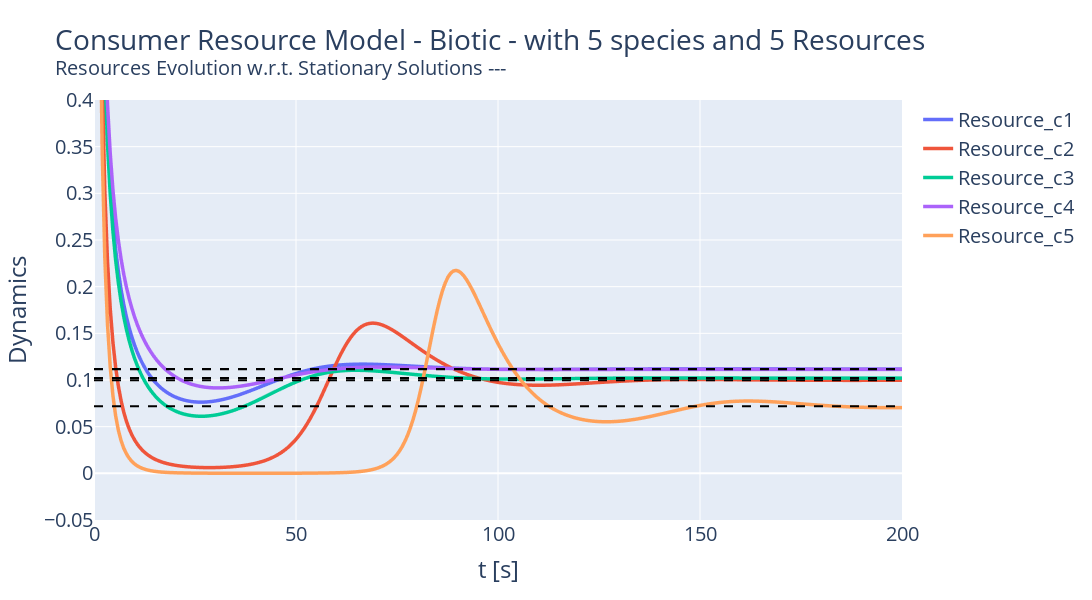

The notebook cell this image was saved under:
### Code cell
fig = px.line(df , x='t[s]', title="Consumer Resource Model - Biotic - with 5 species and 5 Resources <br><sup>Resources Evolution w.r.t. Stationary Solutions ---</sup>",
              y=['t[s]', 'Resource_c1', 'Resource_c2', 'Resource_c3', 'Resource_c4','Resource_c5',],
              labels={'value':'Dynamics', 'variable':'', 't[s]':'t [s]'},
              height=600, width=1200)

for i in range (1,6):
      fig.update_traces(selector = {'name': f'Resource_c{i}'}, line = {'width':3.5})
      fig.add_hline(df_res['Stationary_Solutions'][i-1], line_width=2, line_dash="dash", line_color="black")

fig.update_layout(font=dict(size=20), yaxis_range = [-0.05, 0.4])
fig.show()

### Figure 1 — Plotly figure (JSON) as saved in the notebook; plotly's stock layout.template omitted (floating-point values rounded to 4 significant figures; data arrays with more than 128 entries replaced by an {"elided": "..."} marker saying what was removed)
{"data": [{"hovertemplate": "=Resource_c1<br>t [s]=%{x}<br>Dynamics=%{y}<extra></extra>", "legendgroup": "Resource_c1", "line": {"color": "#636efa", "dash": "solid", "width": 3.5}, "marker": {"symbol": "circle"}, "mode": "lines", "name": "Resource_c1", "showlegend": true, "type": "scattergl", "x": {"elided": "300 float values"}, "xaxis": "x", "y": {"elided": "300 float values"}, "yaxis": "y"}, {"hovertemplate": "=Resource_c2<br>t [s]=%{x}<br>Dynamics=%{y}<extra></extra>", "legendgroup": "Resource_c2", "line": {"color": "#EF553B", "dash": "solid", "width": 3.5}, "marker": {"symbol": "circle"}, "mode": "lines", "name": "Resource_c2", "showlegend": true, "type": "scattergl", "x": {"elided": "300 float values"}, "xaxis": "x", "y": {"elided": "300 float values"}, "yaxis": "y"}, {"hovertemplate": "=Resource_c3<br>t [s]=%{x}<br>Dynamics=%{y}<extra></extra>", "legendgroup": "Resource_c3", "line": {"color": "#00cc96", "dash": "solid", "width": 3.5}, "marker": {"symbol": "circle"}, "mode": "lines", "name": "Resource_c3", "showlegend": true, "type": "scattergl", "x": {"elided": "300 float values"}, "xaxis": "x", "y": {"elided": "300 float values"}, "yaxis": "y"}, {"hovertemplate": "=Resource_c4<br>t [s]=%{x}<br>Dynamics=%{y}<extra></extra>", "legendgroup": "Resource_c4", "line": {"color": "#ab63fa", "dash": "solid", "width": 3.5}, "marker": {"symbol": "circle"}, "mode": "lines", "name": "Resource_c4", "showlegend": true, "type": "scattergl", "x": {"elided": "300 float values"}, "xaxis": "x", "y": {"elided": "300 float values"}, "yaxis": "y"}, {"hovertemplate": "=Resource_c5<br>t [s]=%{x}<br>Dynamics=%{y}<extra></extra>", "legendgroup": "Resource_c5", "line": {"color": "#FFA15A", "dash": "solid", "width": 3.5}, "marker": {"symbol": "circle"}, "mode": "lines", "name": "Resource_c5", "showlegend": true, "type": "scattergl", "x": {"elided": "300 float values"}, "xaxis": "x", "y": {"elided": "300 float values"}, "yaxis": "y"}], "layout": {"font": {"size": 20}, "height": 600, "legend": {"title": {"text": ""}, "tracegroupgap": 0}, "shapes": [{"line": {"color": "black", "dash": "dash", "width": 2}, "type": "line", "x0": 0, "x1": 1, "xref": "x domain", "y0": 0.1119, "y1": 0.1119, "yref": "y"}, {"line": {"color": "black", "dash": "dash", "width": 2}, "type": "line", "x0": 0, "x1": 1, "xref": "x domain", "y0": 0.09979, "y1": 0.09979, "yref": "y"}, {"line": {"color": "black", "dash": "dash", "width": 2}, "type": "line", "x0": 0, "x1": 1, "xref": "x domain", "y0": 0.102, "y1": 0.102, "yref": "y"}, {"line": {"color": "black", "dash": "dash", "width": 2}, "type": "line", "x0": 0, "x1": 1, "xref": "x domain", "y0": 0.1114, "y1": 0.1114, "yref": "y"}, {"line": {"color": "black", "dash": "dash", "width": 2}, "type": "line", "x0": 0, "x1": 1, "xref": "x domain", "y0": 0.0719, "y1": 0.0719, "yref": "y"}], "title": {"text": "Consumer Resource Model - Biotic - with 5 species and 5 Resources <br><sup>Resources Evolution w.r.t. Stationary Solutions ---</sup>"}, "width": 1200, "xaxis": {"anchor": "y", "domain": [0, 1], "title": {"text": "t [s]"}}, "yaxis": {"anchor": "x", "domain": [0, 1], "range": [-0.05, 0.4], "title": {"text": "Dynamics"}}}}
